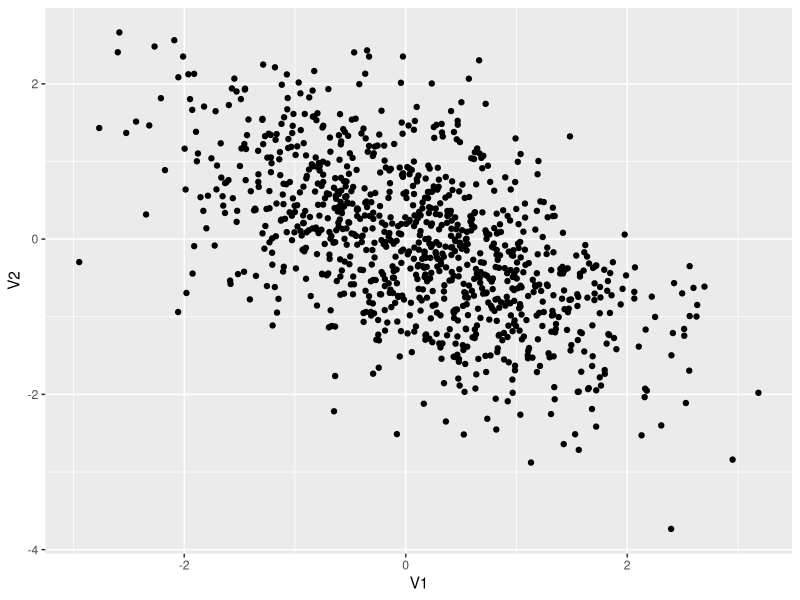

Source code (R):
## ---- chunk 1
library("lme4")
library("tidyverse")
requireNamespace("MASS") ## make sure it's there but don't load it

set.seed(1451)
## ---- chunk 2
nsubj <- 100 # number of subjects
nitem <- 50  # must be an even number

mu <- 800 # grand mean
eff <- 80 # 80 ms difference

iri_sd <- 80 # by-item random intercept sd (omega_00)

## for the by-subjects variance-covariance matrix
sri_sd <- 100 # by-subject random intercept sd
srs_sd <- 40 # by-subject random slope sd
rcor <- .2 # correlation between intercept and slope

err_sd <- 200 # residual (standard deviation)
## ---- chunk 3
items <- tibble(item_id = 1:nitem,
                cond = rep(c(-.5, .5), times = nitem / 2),
                iri = rnorm(nitem, 0, sd = iri_sd))
## ---- chunk 4
items
## ---- chunk 5
## mx is the variance-covariance matrix
mx <- rbind(c(1, -.6),
            c(-.6, 1))

biv_data <- MASS::mvrnorm(1000,
                          mu = c(V1 = 0, V2 = 0),
                          Sigma = mx)

## look at biv_data
ggplot(as_tibble(biv_data), aes(V1, V2)) +
  geom_point()
## ---- chunk 6
mx <- rbind(c(sri_sd^2,               rcor * sri_sd * srs_sd),
            c(rcor * sri_sd * srs_sd, srs_sd^2)) # look at it

by_subj_rfx <- MASS::mvrnorm(nsubj,
                             mu = c(sri = 0, srs = 0),
                             Sigma = mx)

subjects <- as_tibble(by_subj_rfx) |>
  mutate(subj_id = row_number()) |>
  select(subj_id, everything())
## ---- chunk 7
subjects |> print(n = +Inf)
## ---- chunk 8
trials <- crossing(subj_id = subjects |> pull(subj_id),
                   item_id = items |> pull(item_id)) |>
  mutate(err = rnorm(n = nsubj * nitem,
                     mean = 0, sd = err_sd))  
## ---- chunk 9
trials
## ---- chunk 10
dat_sim <- subjects |>
  inner_join(trials, "subj_id") |>
  inner_join(items, "item_id") |>
  arrange(subj_id, item_id) |>
  select(subj_id, item_id, sri, iri, srs, cond, err)
## ---- chunk 11
dat_sim
## ---- chunk 12
dat_sim2 <- dat_sim |>
  mutate(Y = mu + sri + iri + (eff + srs) * cond + err) |>
  select(subj_id, item_id, Y, everything())
## ---- chunk 13
dat_sim2
## ---- chunk 14
mod_sim <- lmer(Y ~ cond + (1 + cond | subj_id) + (1 | item_id),
                dat_sim2, REML = FALSE)

summary(mod_sim, corr = FALSE)
## ---- chunk 15
srfx <- attr(VarCorr(mod_sim)$subj_id, "stddev")
irfx <- attr(VarCorr(mod_sim)$item_id, "stddev")
rc <- attr(VarCorr(mod_sim)$subj_id, "correlation")[1, 2]

res <- attr(VarCorr(mod_sim), "sc")

ffx <- fixef(mod_sim)
## ---- chunk 16
tribble(~parameter, ~variable, ~input, ~estimate,
        "$\\hat{\\beta}_0$", "`mu`", mu, round(ffx[1], 3),
        "$\\hat{\\beta}_1$", "`eff`", eff, round(ffx[2], 3)) |>
  knitr::kable(escape = FALSE)
## ---- chunk 17
tribble(~parameter, ~variable, ~input, ~estimate,
        "$\\hat{\\tau}_{00}$", "`sri_sd`", sri_sd, round(srfx[1], 3),
        "$\\hat{\\tau}_{11}$", "`srs_sd`", srs_sd, round(srfx[2], 3),
        "$\\hat{\\rho}$", "`rcor`", rcor, round(rc, 3),
        "$\\hat{\\omega}_{00}$", "`iri_sd`", iri_sd, round(irfx[1], 3),
        "$\\hat{\\sigma}$", "`err_sd`", err_sd, round(res, 3)) |>
  knitr::kable()
## ---- chunk 18
generate_data <- function(id, eff, nsubj, nitem,
                          mu, iri_sd, sri_sd,
                          srs_sd, rcor, err_sd) {

  ## 1. generate sample of stimuli
  items <- tibble(item_id = 1:nitem,
                  cond = rep(c(-.5, .5), times = nitem / 2),
                  iri = rnorm(nitem, 0, sd = iri_sd))
  
  ## 2. generate sample of subjects
  mx <- rbind(c(sri_sd^2,               rcor * sri_sd * srs_sd),
              c(rcor * sri_sd * srs_sd, srs_sd^2)) # look at it

  by_subj_rfx <- MASS::mvrnorm(nsubj,
                               mu = c(sri = 0, srs = 0),
                               Sigma = mx)

  subjects <- as_tibble(by_subj_rfx) |>
    mutate(subj_id = row_number()) |>
    select(subj_id, everything())
  
  ## 3. generate trials, adding in error
  trials <- crossing(subj_id = subjects |> pull(subj_id),
                     item_id = items |> pull(item_id)) |>
    mutate(err = rnorm(n = nsubj * nitem,
                       mean = 0, sd = err_sd))
  
  ## 4. join the three tables together, AND
  ## 5. create the response variable
  subjects |>
    inner_join(trials, "subj_id") |>
    inner_join(items, "item_id") |>
    mutate(Y = mu + sri + iri + (eff + srs) * cond + err) |>
    select(subj_id, item_id, cond, Y)
}
## ---- chunk 19
analyze_data <- function(dat) {
  suppressWarnings( # ignore non-convergence
    suppressMessages({ # ignore 'singular fit'
      lmer(Y ~ cond + (cond | subj_id) +
             (1 | item_id), data = dat)
    }))
}
## ---- chunk 20
check_converged <- function(mobj) {
  ## warning: this is kind of a hack!
  ## see also performance::check_convergence()
  sm <- summary(mobj)
  is.null(sm$optinfo$conv$lme4$messages)
}
## ---- chunk 21
extract_stats <- function(mobj) {
  tibble(sing = isSingular(mobj),
         conv = check_converged(mobj),
         estimate = fixef(mobj)[1],
         stderr = sqrt(diag(vcov(mobj)))[1],
         tval = estimate / stderr,
         pval = 2 * (1 - pnorm(abs(tval))))
}
## ---- chunk 22
extract_stats <- function(mobj) {
  tibble(sing = isSingular(mobj),
         conv = check_converged(mobj),
         estimate = fixef(mobj)["cond"],
         stderr = sqrt(diag(vcov(mobj)))["cond"],
         tval = estimate / stderr,
         pval = 2 * (1 - pnorm(abs(tval))))
}
## ---- chunk 23
full_results <- function(x, alpha = .05) {
  ## after completing all the Monte Carlo runs for a set,
  ## calculate statistics
  x |>
    select(run_id, stats) |>
    unnest(stats) |>
    summarize(n_sing = sum(sing),
              n_unconv = sum(!conv),
              n_sig = sum(pval < alpha),
              N = n())
}
## ---- chunk 24
do_all <- function(eff, nsubj, nitem, nmc,
                   mu, iri_sd, sri_sd,
                   srs_sd, rcor, err_sd) {
  ## generate, analyze, and extract for a single parameter setting
  message("computing stats over ", nmc,
          " runs for nsubj=", nsubj, "; ",
          "nitem=", nitem, "; ",
          "eff=", eff)
  dat_full <- tibble(run_id = seq_len(nmc)) |>
    mutate(dat = map(run_id, generate_data,
                     ## change parameters below as needed
                     nsubj = nsubj, nitem = nitem,
                     eff = eff, mu = mu, iri_sd = iri_sd,
                     sri_sd = sri_sd, srs_sd = srs_sd,
                     rcor = rcor, err_sd = err_sd),
           mobj = map(dat, analyze_data),
           stats = map(mobj, extract_stats))
  
  bind_cols(tibble(fdat = list(dat_full)),
            full_results(dat_full))
}
